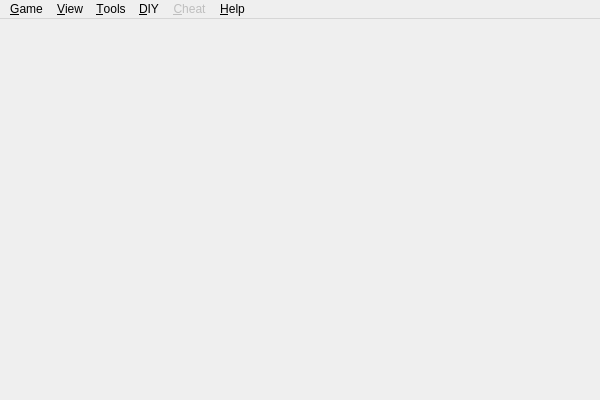
<?xml version="1.0" encoding="UTF-8"?>
<ui version="4.0">
 <class>MainWindow</class>
 <widget class="QMainWindow" name="MainWindow">
  <property name="geometry">
   <rect>
    <x>0</x>
    <y>0</y>
    <width>600</width>
    <height>400</height>
   </rect>
  </property>
  <widget class="QWidget" name="centralWidget"/>
  <widget class="QMenuBar" name="menuBar">
   <property name="geometry">
    <rect>
     <x>0</x>
     <y>0</y>
     <width>600</width>
     <height>23</height>
    </rect>
   </property>
   <widget class="QMenu" name="menuGame">
    <property name="title">
     <string>&amp;Game</string>
    </property>
    <widget class="QMenu" name="menuAuto_save">
     <property name="title">
      <string>Auto save</string>
     </property>
     <addaction name="actionAutoSave"/>
     <addaction name="actionAutoSavePath"/>
    </widget>
    <addaction name="actionStart_Game"/>
    <addaction name="actionJoin_Game"/>
    <addaction name="separator"/>
    <addaction name="actionRestart_game"/>
    <addaction name="actionReturn_main"/>
    <addaction name="separator"/>
    <addaction name="actionPause"/>
    <addaction name="actionSaveRecord"/>
    <addaction name="menuAuto_save"/>
    <addaction name="actionReplay"/>
    <addaction name="separator"/>
    <addaction name="actionExit"/>
   </widget>
   <widget class="QMenu" name="menuOptions">
    <property name="title">
     <string>&amp;Tools</string>
    </property>
    <addaction name="actionConfigure"/>
    <addaction name="actionGeneral_Overview"/>
    <addaction name="actionCard_Overview"/>
    <addaction name="actionScenario_Overview"/>
    <addaction name="actionView_ban_list"/>
    <addaction name="actionRole_assign_table"/>
    <addaction name="separator"/>
    <addaction name="actionAI_Melee"/>
    <addaction name="actionReplay_file_convert"/>
    <addaction name="actionRecord_analysis"/>
    <addaction name="actionCrypto_audio"/>
    <addaction name="actionDecrypto_audio"/>
    <addaction name="separator"/>
    <addaction name="actionEnable_Hotkey"/>
    <addaction name="actionView_Discarded"/>
    <addaction name="actionView_distance"/>
    <addaction name="actionServerInformation"/>
    <addaction name="separator"/>
    <addaction name="actionBroadcast"/>
    <addaction name="actionKick"/>
    <addaction name="actionSurrender"/>
   </widget>
   <widget class="QMenu" name="menuHelp">
    <property name="title">
     <string>&amp;Help</string>
    </property>
    <addaction name="actionAbout"/>
    <addaction name="actionAbout_Qt"/>
    <addaction name="actionAbout_Lua"/>
    <addaction name="actionAbout_fmod"/>
    <addaction name="actionAcknowledgement"/>
   </widget>
   <widget class="QMenu" name="menuView">
    <property name="title">
     <string>&amp;View</string>
    </property>
    <addaction name="actionShow_Hide_Menu"/>
    <addaction name="actionFullscreen"/>
    <addaction name="actionMinimize_to_system_tray"/>
    <addaction name="separator"/>
    <addaction name="actionCircular_view"/>
    <addaction name="actionDraw_indicator"/>
    <addaction name="actionDraw_cardname"/>
    <addaction name="actionExpand_dashboard"/>
    <addaction name="actionFit_in_view"/>
    <addaction name="actionAuto_select"/>
    <addaction name="actionAuto_target"/>
    <addaction name="separator"/>
    <addaction name="actionButton_style"/>
    <addaction name="actionEquip_style"/>
   </widget>
   <widget class="QMenu" name="menuCheat">
    <property name="enabled">
     <bool>false</bool>
    </property>
    <property name="title">
     <string>&amp;Cheat</string>
    </property>
    <addaction name="actionGet_card"/>
    <addaction name="actionChange_general"/>
    <addaction name="actionDamage_maker"/>
    <addaction name="actionDeath_note"/>
    <addaction name="actionRevive_wand"/>
    <addaction name="actionState_control"/>
    <addaction name="actionSend_lowlevel_command"/>
    <addaction name="actionExecute_script_at_server_side"/>
   </widget>
   <widget class="QMenu" name="menuDIY">
    <property name="title">
     <string>&amp;DIY</string>
    </property>
    <addaction name="actionCard_editor"/>
    <addaction name="actionScript_editor"/>
    <addaction name="actionPackaging"/>
    <addaction name="separator"/>
    <addaction name="actionEnable_Lua"/>
   </widget>
   <addaction name="menuGame"/>
   <addaction name="menuView"/>
   <addaction name="menuOptions"/>
   <addaction name="menuDIY"/>
   <addaction name="menuCheat"/>
   <addaction name="menuHelp"/>
  </widget>
  <action name="actionExit">
   <property name="icon">
    <iconset>
     <normaloff>image/system/close.png</normaloff>image/system/close.png</iconset>
   </property>
   <property name="text">
    <string>&amp;Exit</string>
   </property>
   <property name="shortcut">
    <string>Esc</string>
   </property>
  </action>
  <action name="actionConfigure">
   <property name="enabled">
    <bool>true</bool>
   </property>
   <property name="icon">
    <iconset>
     <normaloff>image/system/settings.png</normaloff>image/system/settings.png</iconset>
   </property>
   <property name="text">
    <string>Configure</string>
   </property>
   <property name="shortcut">
    <string>Ctrl+P</string>
   </property>
  </action>
  <action name="actionStart_Game">
   <property name="text">
    <string>Start game</string>
   </property>
   <property name="shortcut">
    <string>F5</string>
   </property>
  </action>
  <action name="actionJoin_Game">
   <property name="text">
    <string>Join game</string>
   </property>
   <property name="shortcut">
    <string>F2</string>
   </property>
  </action>
  <action name="actionGeneral_Overview">
   <property name="text">
    <string>General overview</string>
   </property>
   <property name="shortcut">
    <string>Ctrl+E</string>
   </property>
  </action>
  <action name="actionAbout">
   <property name="icon">
    <iconset>
     <normaloff>image/logo/moligaloo.png</normaloff>image/logo/moligaloo.png</iconset>
   </property>
   <property name="text">
    <string>About</string>
   </property>
  </action>
  <action name="actionCard_Overview">
   <property name="text">
    <string>Card overview</string>
   </property>
   <property name="shortcut">
    <string>Ctrl+R</string>
   </property>
  </action>
  <action name="actionEnable_Hotkey">
   <property name="checkable">
    <bool>true</bool>
   </property>
   <property name="text">
    <string>Enable hotkey</string>
   </property>
  </action>
  <action name="actionAbout_Qt">
   <property name="icon">
    <iconset>
     <normaloff>image/logo/qt.png</normaloff>image/logo/qt.png</iconset>
   </property>
   <property name="text">
    <string>About Qt</string>
   </property>
  </action>
  <action name="actionView_Discarded">
   <property name="enabled">
    <bool>false</bool>
   </property>
   <property name="text">
    <string>View Discarded</string>
   </property>
   <property name="shortcut">
    <string>Ctrl+D</string>
   </property>
  </action>
  <action name="actionView_distance">
   <property name="enabled">
    <bool>false</bool>
   </property>
   <property name="text">
    <string>View distance</string>
   </property>
   <property name="shortcut">
    <string>Ctrl+I</string>
   </property>
  </action>
  <action name="actionServerInformation">
   <property name="enabled">
    <bool>false</bool>
   </property>
   <property name="text">
    <string>Server information</string>
   </property>
  </action>
  <action name="actionKick">
   <property name="enabled">
    <bool>false</bool>
   </property>
   <property name="text">
    <string>Kick</string>
   </property>
  </action>
  <action name="actionReplay">
   <property name="text">
    <string>&amp;Replay</string>
   </property>
   <property name="shortcut">
    <string>F7</string>
   </property>
  </action>
  <action name="actionSaveRecord">
   <property name="enabled">
    <bool>false</bool>
   </property>
   <property name="text">
    <string>&amp;Save</string>
   </property>
  </action>
  <action name="actionFullscreen">
   <property name="text">
    <string>Fullscreen</string>
   </property>
   <property name="shortcut">
    <string>Alt+Return</string>
   </property>
  </action>
  <action name="actionShow_Hide_Menu">
   <property name="icon">
    <iconset>
     <normaloff>image/system/disabled.png</normaloff>image/system/disabled.png</iconset>
   </property>
   <property name="text">
    <string>Show/Hide menu</string>
   </property>
   <property name="shortcut">
    <string>Alt+M</string>
   </property>
  </action>
  <action name="actionSurrender">
   <property name="enabled">
    <bool>false</bool>
   </property>
   <property name="text">
    <string>Surrender</string>
   </property>
  </action>
  <action name="actionMinimize_to_system_tray">
   <property name="text">
    <string>Minimize to system tray</string>
   </property>
   <property name="shortcut">
    <string>Alt+S</string>
   </property>
  </action>
  <action name="actionRole_assign_table">
   <property name="text">
    <string>Role assign table</string>
   </property>
  </action>
  <action name="actionScenario_Overview">
   <property name="text">
    <string>Scenario overview</string>
   </property>
   <property name="shortcut">
    <string>Ctrl+S</string>
   </property>
  </action>
  <action name="actionScript_editor">
   <property name="enabled">
    <bool>false</bool>
   </property>
   <property name="text">
    <string>Script editor</string>
   </property>
   <property name="visible">
    <bool>false</bool>
   </property>
  </action>
  <action name="actionBroadcast">
   <property name="text">
    <string>Broadcast ...</string>
   </property>
  </action>
  <action name="actionAcknowledgement">
   <property name="icon">
    <iconset>
     <normaloff>image/logo/logo.png</normaloff>image/logo/logo.png</iconset>
   </property>
   <property name="text">
    <string>Acknowledgement</string>
   </property>
  </action>
  <action name="actionDamage_maker">
   <property name="enabled">
    <bool>true</bool>
   </property>
   <property name="text">
    <string>Damage maker ...</string>
   </property>
  </action>
  <action name="actionExpand_dashboard">
   <property name="checkable">
    <bool>true</bool>
   </property>
   <property name="text">
    <string>Expand dashboard</string>
   </property>
  </action>
  <action name="actionGet_card">
   <property name="enabled">
    <bool>true</bool>
   </property>
   <property name="text">
    <string>Get card ...</string>
   </property>
  </action>
  <action name="actionDeath_note">
   <property name="text">
    <string>Death note ...</string>
   </property>
  </action>
  <action name="actionRevive_wand">
   <property name="text">
    <string>Revive wand ...</string>
   </property>
  </action>
  <action name="actionCard_editor">
   <property name="icon">
    <iconset>
     <normaloff>diy/lufen.jpg</normaloff>diy/lufen.jpg</iconset>
   </property>
   <property name="text">
    <string>Card editor ...</string>
   </property>
   <property name="shortcut">
    <string>Ctrl+T</string>
   </property>
  </action>
  <action name="actionPackaging">
   <property name="icon">
    <iconset>
     <normaloff>image/system/ark.png</normaloff>image/system/ark.png</iconset>
   </property>
   <property name="text">
    <string>Package manager ...</string>
   </property>
   <property name="shortcut">
    <string>Ctrl+L</string>
   </property>
  </action>
  <action name="actionAI_Melee">
   <property name="icon">
    <iconset>
     <normaloff>image/system/frog/good.png</normaloff>image/system/frog/good.png</iconset>
   </property>
   <property name="text">
    <string>AI Melee</string>
   </property>
   <property name="shortcut">
    <string>Ctrl+M</string>
   </property>
  </action>
  <action name="actionReplay_file_convert">
   <property name="text">
    <string>Replay file convert ...</string>
   </property>
  </action>
  <action name="actionSend_lowlevel_command">
   <property name="text">
    <string>Send lowlevel command ...</string>
   </property>
  </action>
  <action name="actionView_ban_list">
   <property name="text">
    <string>View ban list</string>
   </property>
  </action>
  <action name="actionAbout_fmod">
   <property name="icon">
    <iconset>
     <normaloff>image/logo/fmod.png</normaloff>image/logo/fmod.png</iconset>
   </property>
   <property name="text">
    <string>About fmod</string>
   </property>
  </action>
  <action name="actionAbout_Lua">
   <property name="icon">
    <iconset>
     <normaloff>image/logo/lua.png</normaloff>image/logo/lua.png</iconset>
   </property>
   <property name="text">
    <string>About Lua</string>
   </property>
  </action>
  <action name="actionExecute_script_at_server_side">
   <property name="icon">
    <iconset>
     <normaloff>image/system/chatface/29.png</normaloff>image/system/chatface/29.png</iconset>
   </property>
   <property name="text">
    <string>Execute script at server side ...</string>
   </property>
  </action>
  <action name="actionChange_general">
   <property name="text">
    <string>Change general ...</string>
   </property>
  </action>
  <action name="actionCrypto_audio">
   <property name="text">
    <string>Crypto audio ...</string>
   </property>
  </action>
  <action name="actionRestart_game">
   <property name="text">
    <string>Restart game</string>
   </property>
   <property name="shortcut">
    <string>F4</string>
   </property>
  </action>
  <action name="actionReturn_main">
   <property name="text">
    <string>Return main</string>
   </property>
   <property name="shortcut">
    <string>F3</string>
   </property>
  </action>
  <action name="actionDecrypto_audio">
   <property name="text">
    <string>Decrypto audio ...</string>
   </property>
  </action>
  <action name="actionDraw_indicator">
   <property name="checkable">
    <bool>true</bool>
   </property>
   <property name="text">
    <string>Draw indicator</string>
   </property>
  </action>
  <action name="actionDraw_cardname">
   <property name="checkable">
    <bool>true</bool>
   </property>
   <property name="text">
    <string>Draw cardname</string>
   </property>
  </action>
  <action name="actionFit_in_view">
   <property name="checkable">
    <bool>true</bool>
   </property>
   <property name="text">
    <string>Fit in view</string>
   </property>
  </action>
  <action name="actionAuto_target">
   <property name="checkable">
    <bool>true</bool>
   </property>
   <property name="text">
    <string>Auto target</string>
   </property>
  </action>
  <action name="actionEnable_Lua">
   <property name="checkable">
    <bool>true</bool>
   </property>
   <property name="text">
    <string>Enable Lua</string>
   </property>
  </action>
  <action name="actionAuto_select">
   <property name="checkable">
    <bool>true</bool>
   </property>
   <property name="text">
    <string>Auto select</string>
   </property>
  </action>
  <action name="actionButton_style">
   <property name="checkable">
    <bool>true</bool>
   </property>
   <property name="enabled">
    <bool>true</bool>
   </property>
   <property name="text">
    <string>Button style</string>
   </property>
  </action>
  <action name="actionEquip_style">
   <property name="checkable">
    <bool>true</bool>
   </property>
   <property name="text">
    <string>Equip style</string>
   </property>
  </action>
  <action name="actionPause">
   <property name="checkable">
    <bool>true</bool>
   </property>
   <property name="text">
    <string>&amp;Pause</string>
   </property>
   <property name="shortcut">
    <string>Pause</string>
   </property>
  </action>
  <action name="actionAutoSave">
   <property name="checkable">
    <bool>true</bool>
   </property>
   <property name="text">
    <string>Open</string>
   </property>
  </action>
  <action name="actionAutoSavePath">
   <property name="text">
    <string>Path ...</string>
   </property>
  </action>
  <action name="actionRecord_analysis">
   <property name="text">
    <string>Record analysis</string>
   </property>
  </action>
  <action name="actionState_control">
   <property name="text">
    <string>State control ...</string>
   </property>
  </action>
  <action name="actionCircular_view">
   <property name="checkable">
    <bool>true</bool>
   </property>
   <property name="text">
    <string>Circular view</string>
   </property>
  </action>
 </widget>
 <layoutdefault spacing="6" margin="11"/>
 <resources/>
 <connections/>
</ui>
